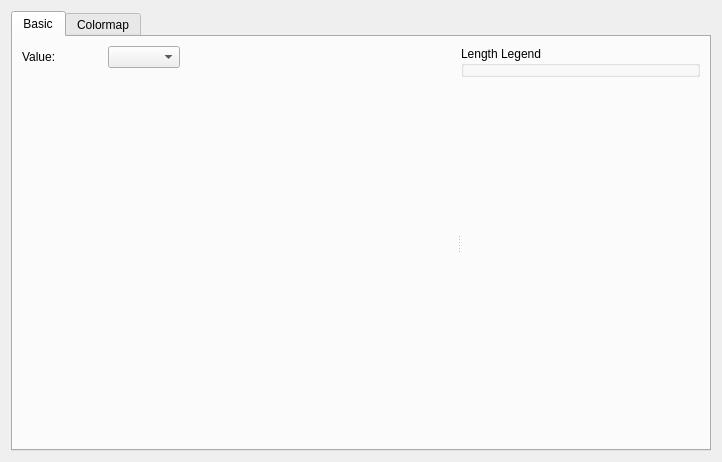
<?xml version="1.0" encoding="UTF-8"?>
<ui version="4.0">
 <class>ArrowsSettingEditWidget</class>
 <widget class="QWidget" name="ArrowsSettingEditWidget">
  <property name="geometry">
   <rect>
    <x>0</x>
    <y>0</y>
    <width>722</width>
    <height>462</height>
   </rect>
  </property>
  <property name="windowTitle">
   <string>Form</string>
  </property>
  <layout class="QVBoxLayout" name="verticalLayout_6">
   <item>
    <widget class="QTabWidget" name="tabWidget">
     <property name="currentIndex">
      <number>0</number>
     </property>
     <widget class="QWidget" name="basicTab">
      <attribute name="title">
       <string>Basic</string>
      </attribute>
      <layout class="QVBoxLayout" name="verticalLayout_3">
       <item>
        <widget class="QSplitter" name="splitter">
         <property name="orientation">
          <enum>Qt::Horizontal</enum>
         </property>
         <widget class="QWidget" name="layoutWidget">
          <layout class="QVBoxLayout" name="verticalLayout_2" stretch="0,0,0,1">
           <item>
            <layout class="QHBoxLayout" name="horizontalLayout" stretch="0,0,1">
             <item>
              <widget class="QLabel" name="valueLabel">
               <property name="minimumSize">
                <size>
                 <width>80</width>
                 <height>0</height>
                </size>
               </property>
               <property name="text">
                <string>Value:</string>
               </property>
              </widget>
             </item>
             <item>
              <widget class="QComboBox" name="valueComboBox"/>
             </item>
             <item>
              <spacer name="horizontalSpacer_4">
               <property name="orientation">
                <enum>Qt::Horizontal</enum>
               </property>
               <property name="sizeHint" stdset="0">
                <size>
                 <width>40</width>
                 <height>0</height>
                </size>
               </property>
              </spacer>
             </item>
            </layout>
           </item>
           <item>
            <layout class="QHBoxLayout" name="horizontalLayout_2">
             <item>
              <widget class="ArrowsLengthSettingEditWidget" name="lengthSettingWidget" native="true"/>
             </item>
             <item>
              <layout class="QVBoxLayout" name="verticalLayout">
               <item>
                <widget class="ArrowsShapeSettingEditWidget" name="arrowShapeWidget" native="true"/>
               </item>
               <item>
                <spacer name="verticalSpacer_2">
                 <property name="orientation">
                  <enum>Qt::Vertical</enum>
                 </property>
                 <property name="sizeHint" stdset="0">
                  <size>
                   <width>20</width>
                   <height>18</height>
                  </size>
                 </property>
                </spacer>
               </item>
              </layout>
             </item>
             <item>
              <spacer name="horizontalSpacer_6">
               <property name="orientation">
                <enum>Qt::Horizontal</enum>
               </property>
               <property name="sizeHint" stdset="0">
                <size>
                 <width>78</width>
                 <height>20</height>
                </size>
               </property>
              </spacer>
             </item>
            </layout>
           </item>
           <item>
            <widget class="QWidgetContainer" name="additionalSettingWidget" native="true"/>
           </item>
           <item>
            <spacer name="verticalSpacer">
             <property name="orientation">
              <enum>Qt::Vertical</enum>
             </property>
             <property name="sizeHint" stdset="0">
              <size>
               <width>20</width>
               <height>17</height>
              </size>
             </property>
            </spacer>
           </item>
          </layout>
         </widget>
         <widget class="QWidget" name="layoutWidget">
          <layout class="QVBoxLayout" name="verticalLayout_7">
           <item>
            <widget class="QGroupBox" name="legendTextGroupBox">
             <property name="title">
              <string>Length Legend</string>
             </property>
             <layout class="QVBoxLayout" name="verticalLayout_4">
              <property name="leftMargin">
               <number>0</number>
              </property>
              <property name="topMargin">
               <number>0</number>
              </property>
              <property name="rightMargin">
               <number>0</number>
              </property>
              <property name="bottomMargin">
               <number>0</number>
              </property>
              <item>
               <widget class="ArrowsLegendSettingEditWidget" name="legendWidget" native="true"/>
              </item>
             </layout>
            </widget>
           </item>
           <item>
            <spacer name="verticalSpacer_3">
             <property name="orientation">
              <enum>Qt::Vertical</enum>
             </property>
             <property name="sizeHint" stdset="0">
              <size>
               <width>20</width>
               <height>40</height>
              </size>
             </property>
            </spacer>
           </item>
          </layout>
         </widget>
        </widget>
       </item>
      </layout>
     </widget>
     <widget class="QWidget" name="colormapTab">
      <attribute name="title">
       <string>Colormap</string>
      </attribute>
      <layout class="QVBoxLayout" name="verticalLayout_5">
       <item>
        <widget class="ArrowsColorSettingEditWidget" name="colorSettingEditWidget" native="true"/>
       </item>
       <item>
        <spacer name="verticalSpacer_4">
         <property name="orientation">
          <enum>Qt::Vertical</enum>
         </property>
         <property name="sizeHint" stdset="0">
          <size>
           <width>20</width>
           <height>542</height>
          </size>
         </property>
        </spacer>
       </item>
      </layout>
     </widget>
    </widget>
   </item>
  </layout>
 </widget>
 <customwidgets>
  <customwidget>
   <class>QWidgetContainer</class>
   <extends>QWidget</extends>
   <header>misc/qwidgetcontainer.h</header>
   <container>1</container>
  </customwidget>
  <customwidget>
   <class>ArrowsLegendSettingEditWidget</class>
   <extends>QWidget</extends>
   <header>guicore/arrows/arrowslegendsettingeditwidget.h</header>
   <container>1</container>
  </customwidget>
  <customwidget>
   <class>ArrowsColorSettingEditWidget</class>
   <extends>QWidget</extends>
   <header>guicore/arrows/arrowscolorsettingeditwidget.h</header>
   <container>1</container>
  </customwidget>
  <customwidget>
   <class>ArrowsLengthSettingEditWidget</class>
   <extends>QWidget</extends>
   <header>guicore/arrows/arrowslengthsettingeditwidget.h</header>
   <container>1</container>
  </customwidget>
  <customwidget>
   <class>ArrowsShapeSettingEditWidget</class>
   <extends>QWidget</extends>
   <header>guicore/arrows/arrowsshapesettingeditwidget.h</header>
   <container>1</container>
  </customwidget>
 </customwidgets>
 <resources/>
 <connections/>
</ui>
